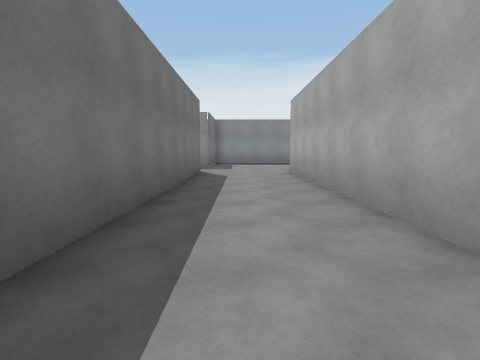
View 1 (above)

24 first-person views from a walk through a 3-D level made in the Unity game engine. The camera is 1.3 m above the floor, tilts 6° down and sees 80° across. Doors are open. The floor is counted in squares, 2 m on a side. Each view is taken from the middle of a square. On the plan, view 1 faces up. The plan holds only what a view shows up to about 9 squares ahead; the rest is blank. The player is left out. Some animated figures are not drawn.

View 2
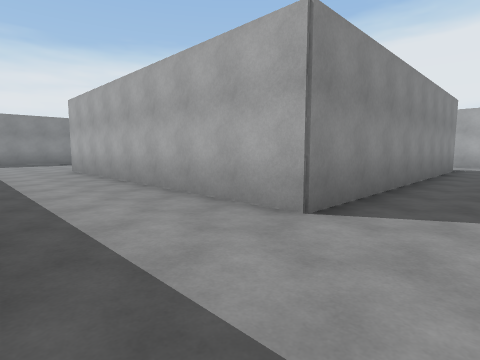

View 3
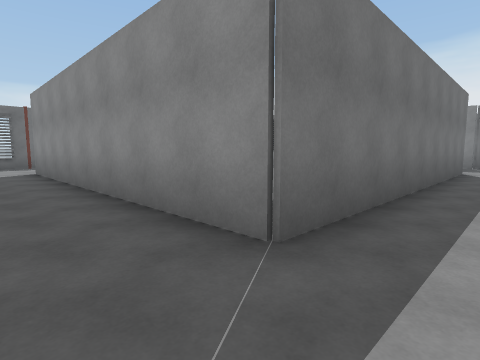

View 4
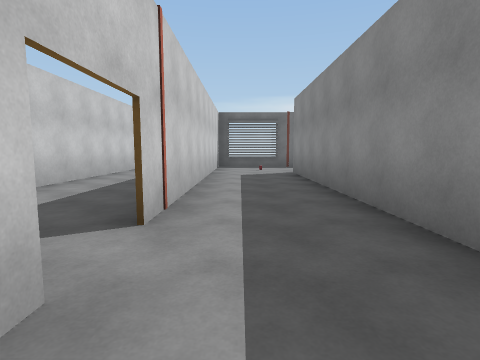

View 5
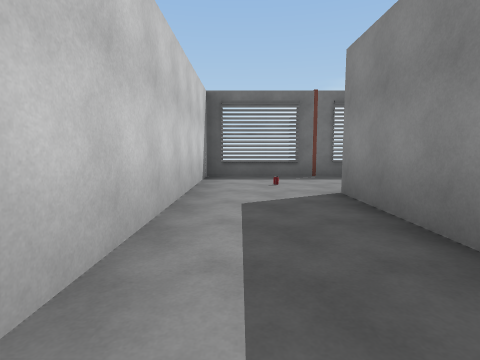

View 6
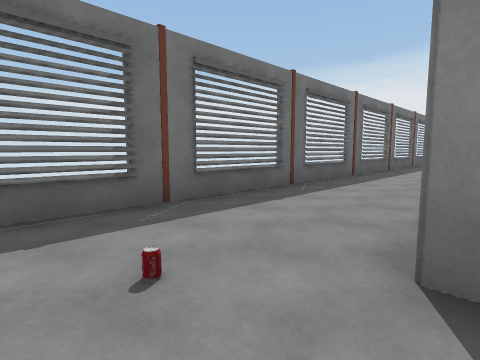

View 7
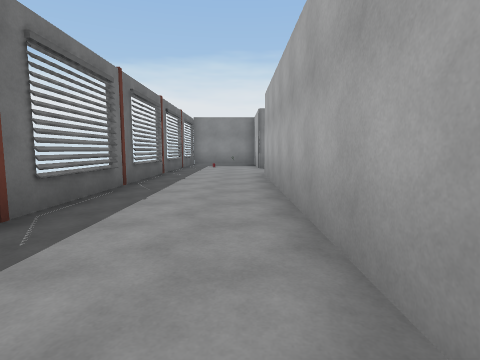

View 8
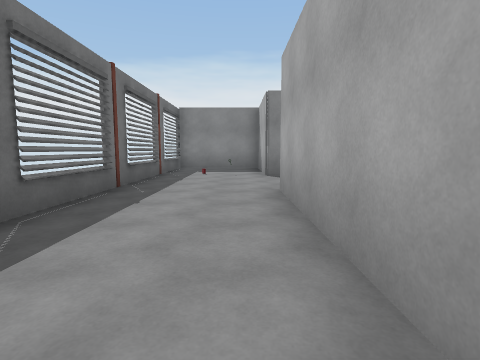

View 9
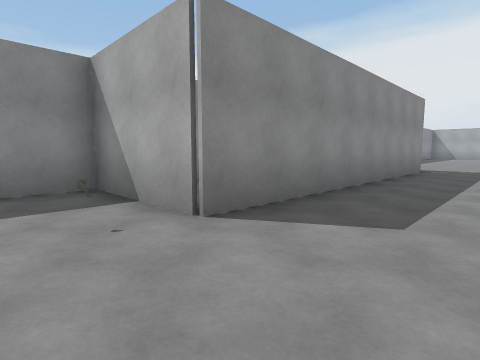

View 10
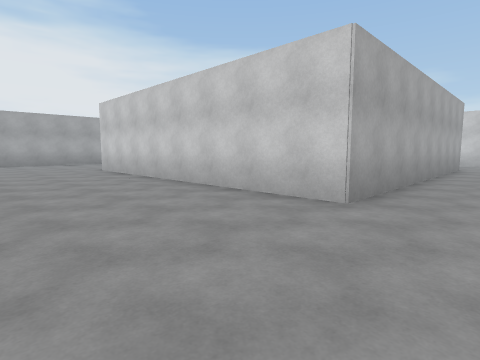

View 11
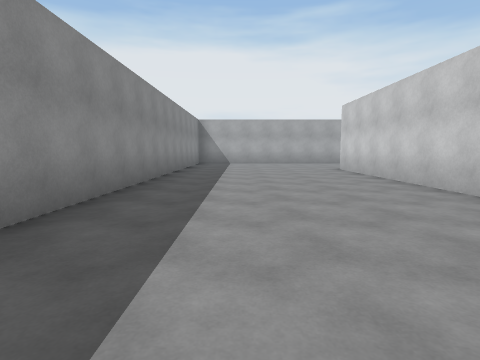

View 12
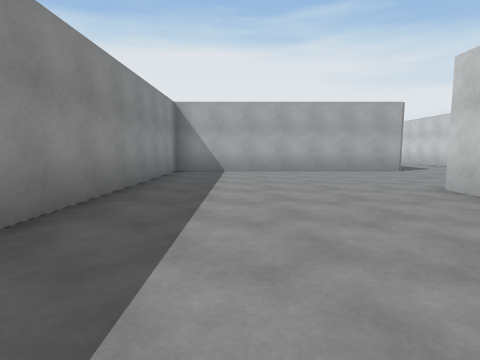

View 13
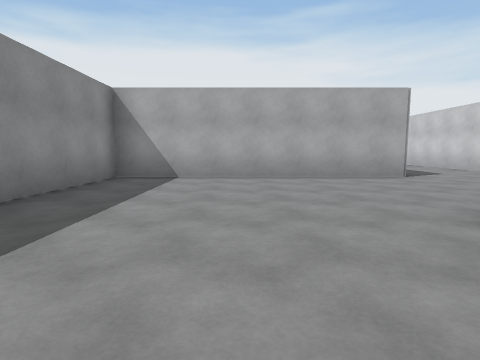

View 14
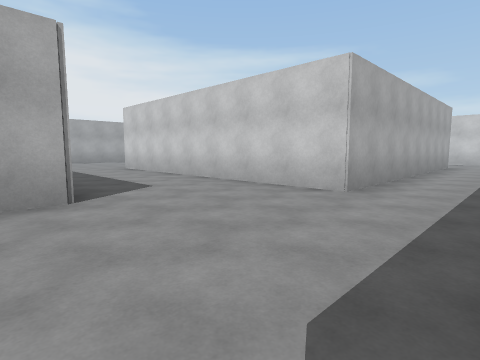

View 15
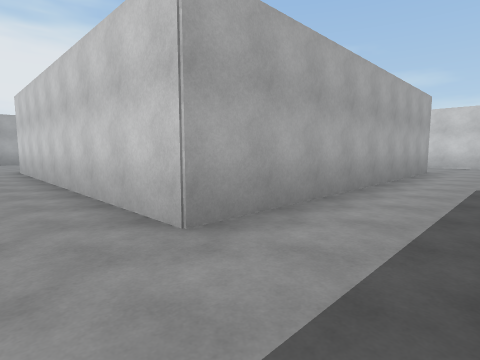

View 16
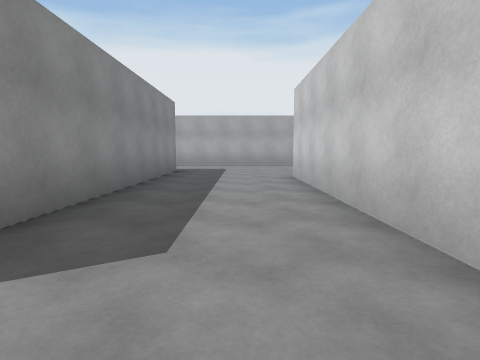

View 17
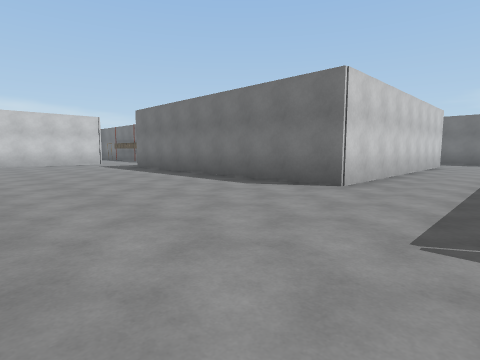

View 18
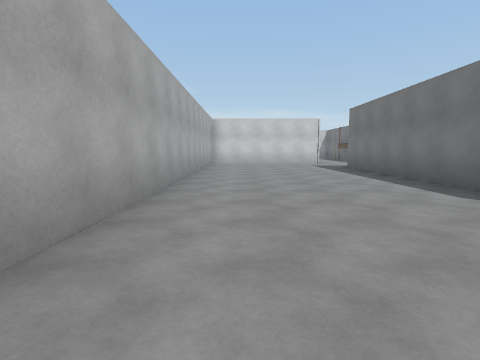

View 19
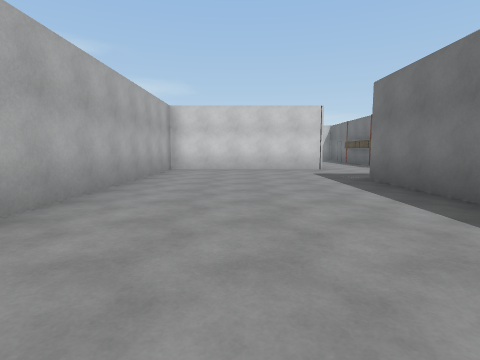

View 20
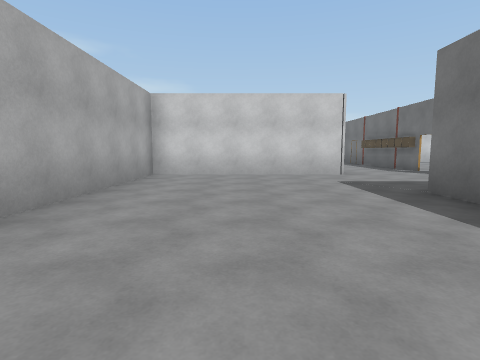

View 21
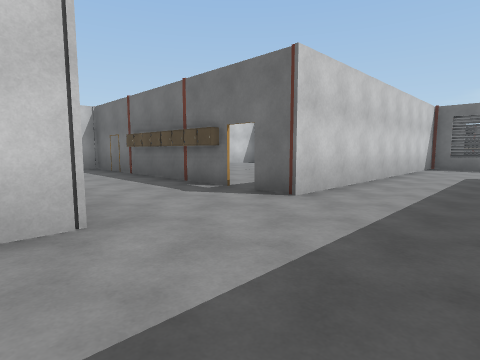

View 22
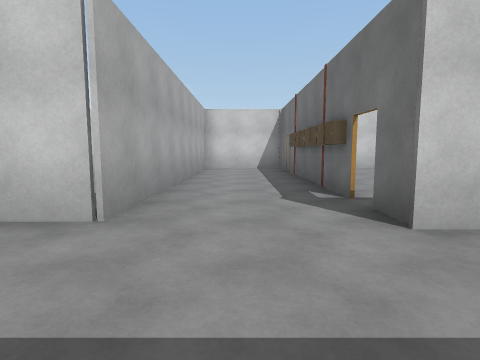

View 23
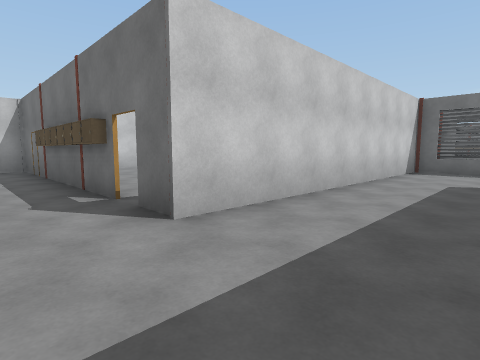

View 24
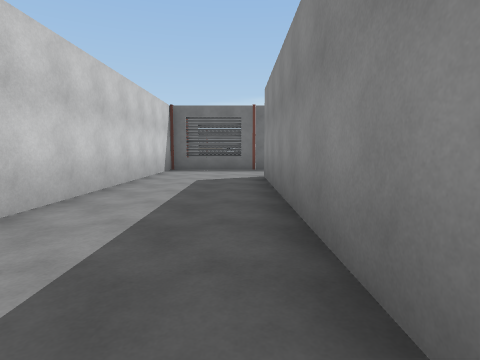

### Floor plan
Points are (right, up) in squares from view 1. A wall is a line through its corners. A room is listed if a view was taken in it or the views show most of it. See-through windows are left out.
Room 1 (views 1, 2, 3, 4, 5, 6, 7, 8, 9, 10, 11, 12, 13, 14, 15, 16, 17, 18, 19, 20, 21, 22, 23, 24)
walls: (9.6, 0.5) (1.5, 0.5) (1.5, 8.6) (9.8, 8.6); (13.8, 6.9) (13.8, 14) (2.2, 14); (9.5, -7.3) (17.5, -7.3) (17.5, -8.2); (18.4, -4.4) (11.9, -4.4) (11.9, 3.7) (20.1, 3.7) (20.1, -4.4); (-1.2, 8.6) (-1.2, 0.5) (-9.4, 0.5); (22, 7) (15.2, 7); (-1.2, 11.2) (-9.3, 11.2) (-9.3, 14) (-10.6, 14); (17.5, -8.8) (17.5, -15.4); (-9.3, 1.6) (-9.3, 8.8); (20.2, -14.1) (20.2, -7.5) (25.3, -7.5) (25.3, 4.5); (-12.2, 13) (-12.2, -1.8) (-3.4, -1.8)
low walls: (9.5, -5.8) (9.5, -6.5)
ways out: open door at (-2.5, -2); open door at (17.3, -8.3)
objects: other object (-11, 12); other object (-10, 0); other object (-10, 12); other object (18, -12); other object (18, -11); other object (18, -10); other object (18, -9)

Where each view was taken, in squares from view 1:
view 1: 0 up, 0 right, facing up
view 2: 1 down, 1 left, facing up-right
view 3: 1 down, 0 right, facing up-left
view 4: 1 down, 1 left, facing left
view 5: 1 down, 5 left, facing left
view 6: 1 down, 9 left, facing up-left
view 7: 1 up, 10 left, facing up
view 8: 4 up, 10 left, facing up
view 9: 9 up, 11 left, facing up-right
view 10: 12 up, 0 right, facing down-right
view 11: 12 up, 0 right, facing right
view 12: 12 up, 5 right, facing right
view 13: 11 up, 7 right, facing right
view 14: 8 up, 10 right, facing down-right
view 15: 5 up, 10 right, facing down-right
view 16: 5 up, 13 right, facing right
view 17: 6 up, 25 right, facing down-left
view 18: 6 up, 24 right, facing down
view 19: 2 up, 23 right, facing down
view 20: 0 up, 23 right, facing down
view 21: 5 down, 21 right, facing down-left
view 22: 5 down, 19 right, facing down
view 23: 5 down, 19 right, facing down-left
view 24: 5 down, 19 right, facing left
